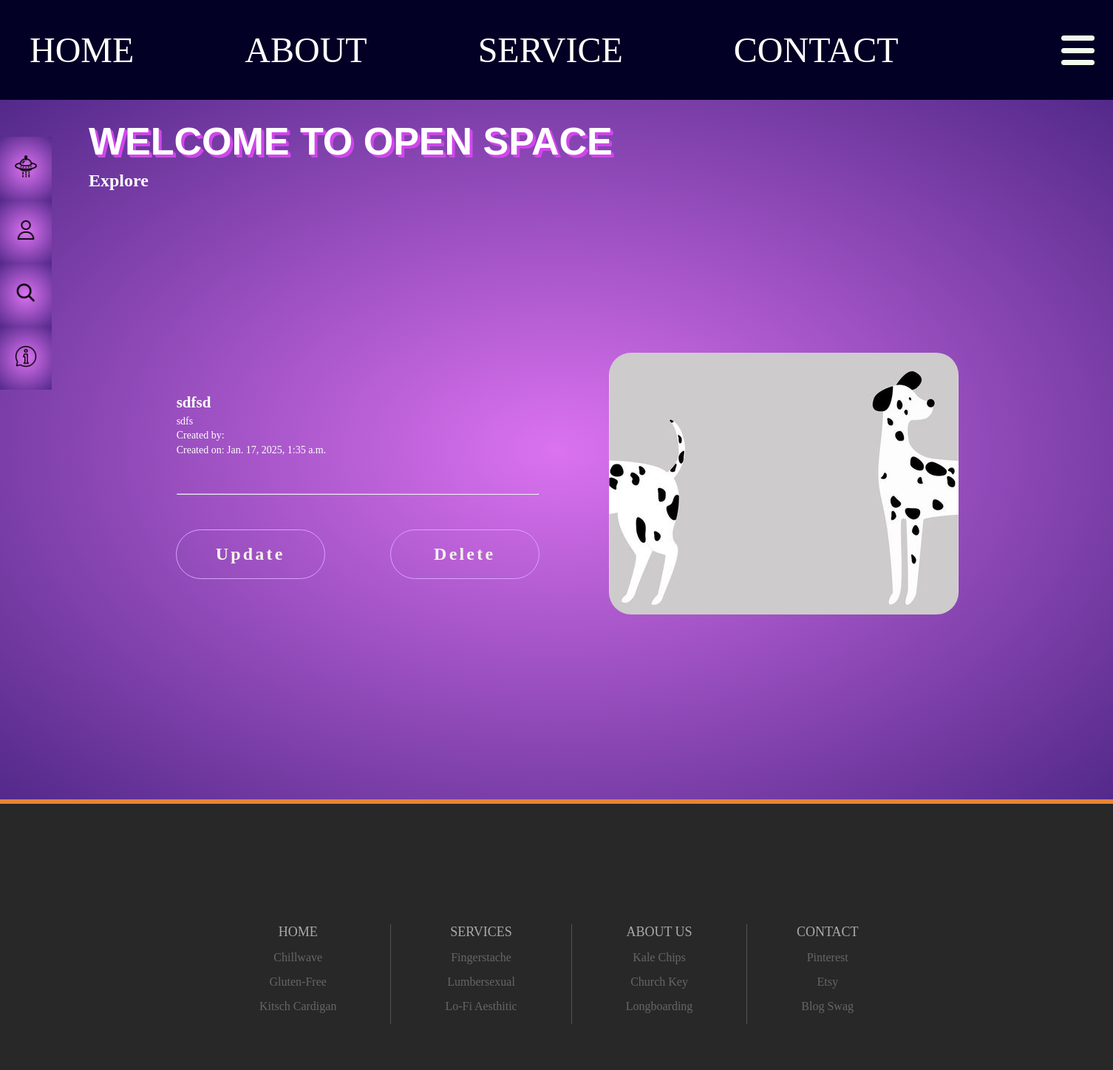
Screenshot of /posts/details/10/ with the database file from the repository.
### posts/models.py (models this page shows, shortened)
class Post(models.Model):
    title = models.CharField(max_length=200)
    image = models.ImageField(upload_to="posts/images")
    content = models.TextField()
    created_on = models.DateTimeField(auto_now_add=True)
    user = models.ForeignKey(User, on_delete=models.CASCADE, related_name="posts")

### posts/views.py (the view)
# urls.py: path('details/<int:pk>/', views.PostDetailsView.as_view(), name='post_detail'),  # Detail page for a single post.
class PostDetailsView(DetailView):
    template_name = 'posts/detail.html'
    model = Post

### templates/posts/detail.html (shortened to what this page needs)
{% extends "pages/service.html" %}
{% load static %}
{% block css %}
<link rel="stylesheet" href="{% static 'css/service.css' %}">
<link rel="stylesheet" href="{% static 'css/detail.css' %}">
{% endblock %}
{% block service_content %}
<div class="details_container">
    <div class="post_details">
        <div class="body_details">
            <div class="content_flex">
                <h1>{{ post.title }}</h1>
                <p>{{ post.content }}</p>
                <label>Created by: {{post.author.username}}</label>
                <label>Created on: {{post.created_on}}</label>
            </div>
            <hr>
            <div class="btn_flex">
                <div class="box">
                    <a class="btn_details" href="{% url 'update_post' post.id %}">Update</a>
            </div>
            <div class="box">
                <a class="btn_details" href="{% url 'delete_post' post.id %}">Delete</a>
            </div>
            </div>
        </div>
        <div class="image_details">
        {% if post.image %}
            <img class="image" src={{post.image.url}} alt="">
        {% endif %}
        </div>
    </div>
</div>
</div>
{% endblock %}

### static/css/base.css (style rules this page uses)
html, body { min-height: 100vh; }
* { margin: 0; padding: 0; font-family: 'Merlo, georgia, serif'; scroll-behavior: smooth; scroll-padding-top: 75px; }
img { max-width: 100%; height: auto; }
a { text-decoration: none; }
:root { --bgcolor: rgb(2, 0, 36); }

### static/css/service.css (style rules this page uses)
.service *, .service *:before, .service *:after { box-sizing: border-box; }
:root { --primary-color: #D96AA7; --secondary-color: #422C73; --complimentary-color: #88BFB5; --contrast-color: #F2E527; --light-color: #D2A9D9; --navbar-height: 18.6vh; }

### static/css/detail.css (style rules this page uses)
.details_container { width: 100%; height: 100%; display: flex; justify-content: center; align-items: center; }
.post_details { display: flex; justify-content: space-evenly; align-items: center; border-radius: 25px; width: 90%; height: 90%; margin-bottom: 50px; }
.body_details { height: 300px; width: 550px; display: flex; flex-direction: column; justify-content: space-around; padding-left: 30px; padding-right: 30px; border-radius: 30px; }
.content_flex { display: flex; flex-direction: column; justify-content: flex-start; }
.image { border-radius: 30px; max-height: 650px; }
.btn_flex { display: flex; justify-content: space-between; }
.box { --clr-shadow__border: #d9a1ff; --clr-text: #F6F4EB; --clr-space: #120e1e; --clr-space-gr: #271950; --clr-star: #E9F8F9; --size: 3rem; position: relative; outline: 1px solid var(--clr-shadow__border); overflow: hidden; width: 200px; border-radius: 33px; }
.btn_details { display: flex; justify-content: center; align-items: center; position: relative; z-index: 1; font-weight: 600; font-size: 1.5rem; letter-spacing: 0.2rem; background: transparent; padding: calc(var(--size) / 3) var(--size); border: none; cursor: pointer; color: var(--clr-text); }

### rows the page displays
Post: title "sdfsd", content "sdfs", created_on "Jan. 17, 2025, 1:35 a.m.", image (picture)
